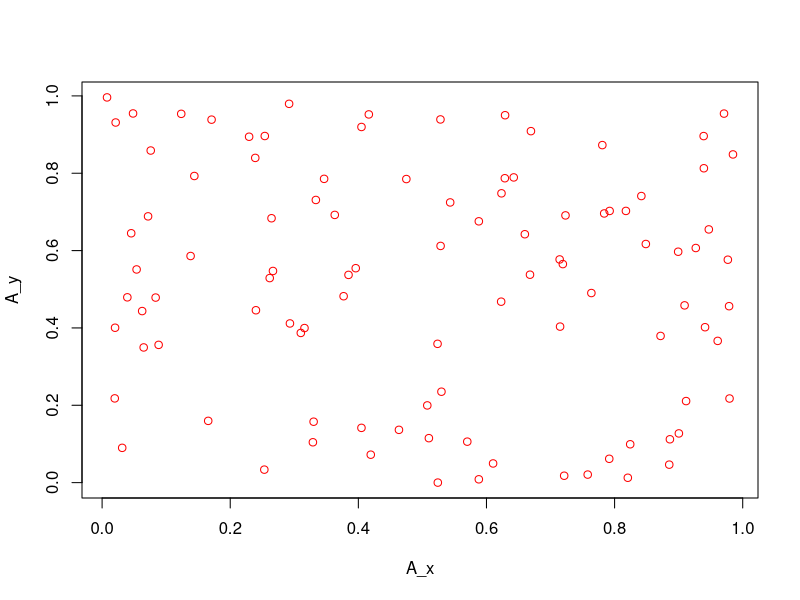
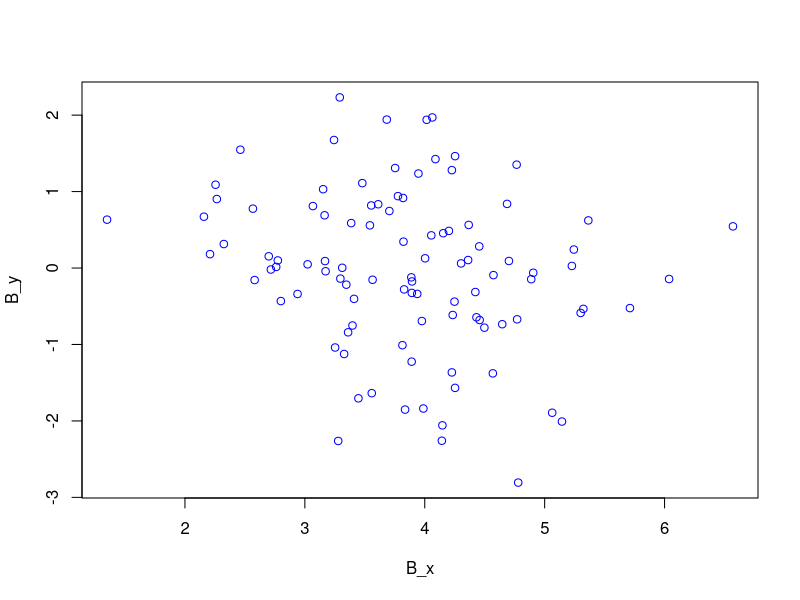
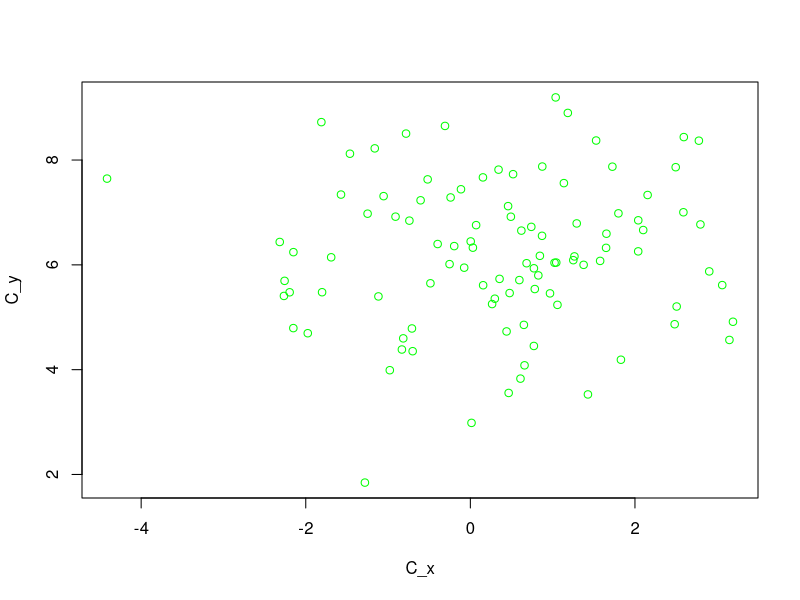
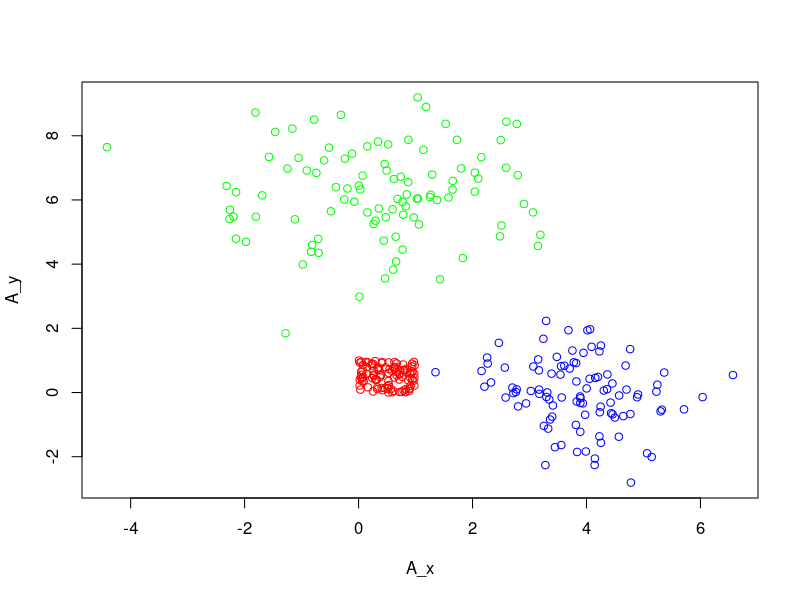
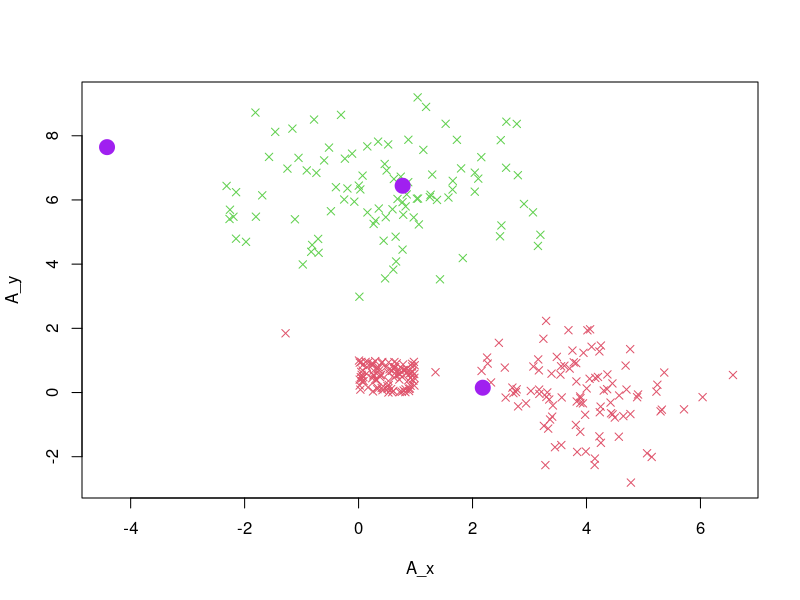

Write R code to recreate these figures, in order. (Note: this script raises an error after producing the figures.)
# TP 3 d'Analyse de Donnée - Romain Duret

###### EXERCICE 1 : Générer des points du plan (m points), sous la forme d'un tableau ou d'une matrice
###### (matrice à m lignes et 2 colonnes). Les classes pourront être representés par des valeurs binaires
###### Les distances entre classes seront simplement les distances euclidiennes entre les centres des classes.
##### 1 : Génération de nuages de points (m = 300 points, 3 modes de génération)

nombre_point_par_generation = 100
m = nombre_point_par_generation*3

### a : génération de x et y uniformes sur [0;1]

A_x = runif(nombre_point_par_generation, min = 0, max = 1)
A_y = runif(nombre_point_par_generation, min = 0, max = 1)
matrice_A <- cbind(A_x, A_y)
plot(A_x, A_y, col = "red")

### b : génération de x et y gaussiennes (indépendantes) de variance 1 (moyenne de x : 4, y centrée)

# mean = moyenne de la variable. 0 = variable centrée
# sd = écart type. De variance 1 donc on doit mettre la racine carrée de la variance.
B_x = rnorm(nombre_point_par_generation, mean = 4, sd = sqrt(1)) 
B_y = rnorm(nombre_point_par_generation, mean = 0, sd = sqrt(1))
matrice_B <- cbind(B_x, B_y)
plot(B_x, B_y, col = "blue")

### c : génération de x et y gaussiennes (indépendantes) de variance 2 (moyenne de x : 0,5, y de moyenne : 6)

C_x = rnorm(nombre_point_par_generation, mean = 0.5, sd = sqrt(2)) 
C_y = rnorm(nombre_point_par_generation, mean = 6, sd = sqrt(2))
matrice_C <- cbind(C_x, C_y)
plot(C_x, C_y, col = "green")

# Union des 3 groupes en une valeur : 
valeurs <- rbind(matrice_A, matrice_B, matrice_C)
rownames(valeurs)<-c(1:300) #nommage
colors <- matrix(1, nrow = nombre_point_par_generation, ncol = 1)
colors2 <- matrix(2, nrow = nombre_point_par_generation, ncol = 1)
colors3 <- matrix(3, nrow = nombre_point_par_generation, ncol = 1)
Z <- rbind(colors,colors2,colors3)

### On visualisera l'ensemble des points obtenus :
plot(valeurs, col = c("red", "blue", "green")[Z])

###### EXERCICE 2 : Fonction de classification ascendante hiérarchique, où K (nombre de classe final) spécifiée en entrée
###### Sortie : matrice binaire (m lignes, K colonnes) représentant la classification.

###### Gestion des classes faite par matrice carrée C d'ordre ùm, initialement matrice identité, pour laquelle
###### la fusion des classes(i, j) conduit à faire la somme des lignes, remplaçant la ligne i, la ligne j étant mise à 0
###### On calculera pour la nouvelle classe la distance aux autres classes, toutes les distances étant sous forme d'un
###### tableau, qui sera donc également actualisé dans la boucle.

###### Les calculs de moyennes par classe sont calculés pour chaque nouvelle classe. A chaque classe, on associe
###### sa moyenne et son nombre de point. POur l'agrégation des classes, on choisit les classes la distance minimale.

# Fonction de classification ascendante hiérarchique
# Entrée valeurs : tout les points
# Entrée K : nombre de classe finale 
# Entrée m : nombre de points
# Sortie : matrice_binaire de taille (m lignes, K colonnes) représentant la classication
fonction_classification_ascendante_hierarchque = function(valeurs, K, m){
  
  # matrice distance contenant les distance entre tout les points de la matrice
  dist <- as.matrix(dist(valeurs,method="euclidean"))

  #  on enleve les valeurs inutiles : 
  dist[upper.tri(dist)] <- NA 
  diag(dist) <- NA

  # tant que nombre de ligne de dist > nombre de classes
  while(nrow(dist) > K){
    # recherce de la distance minimum :
    
    elim <- which(dist==min(dist,na.rm=T),arr.ind = T)
    
    # et on recupère la position : 
    elim_X <- elim[,1]
    elim_Y <- elim[,2]
    # calcul moyenne :
    moyenne_X <- (valeurs[elim_X,1] + valeurs[elim_Y,1]) / 2
    moyenne_Y <- (valeurs[elim_X,2] + valeurs[elim_Y,2]) / 2
    
    # remplace ligne par moyenne des deux lignes :
    valeurs[elim_X,1] <- moyenne_X
    valeurs[elim_X,2] <- moyenne_Y
    
    # renommage des lignes :
    rownames(valeurs)[elim_X]<-paste(rownames(valeurs)[elim_X],rownames(valeurs)[elim_Y])
    
    # suppression ligne fusionné :
    valeurs <- valeurs[-elim_Y,]
    dist <- dist[-elim_Y,]
    dist <- dist[,-elim_Y] 
    
    # on recaclul la matrice distance : 
    dist <- as.matrix(dist(valeurs,method="euclidean"))
    dist[upper.tri(dist)] <- NA
    diag(dist) <- NA
  }
  
  # retourne la matrice avec les centres des classes 
  return (valeurs)
}

###### EXERCICE 3 : Représentation du nuage de point, coloré en fonction des index des classes.

# Utilisation du code : 
C <- fonction_classification_ascendante_hierarchque(valeurs, 3, m)
print(C)

# Récupération des points dans chaque classe : 
tableau <- rownames(C)
classe1 <- as.numeric(unlist(strsplit(tableau[1]," ")))
classe2 <- as.numeric(unlist(strsplit(tableau[2]," ")))
classe3 <- as.numeric(unlist(strsplit(tableau[3]," ")))

# Regroupement des points avec les classes associées :
classe <- cbind(valeurs, c(0))
for(i in 1:length(classe1)){
  classe[classe1[i],3] <- 1
}
for(i in 1:length(classe2)){
  classe[classe2[i],3] <- 2
}
for(i in 1:length(classe3)){
  classe[classe3[i],3] <- 3
}
C <- cbind(C, c(1,2,3))

# affichage nuages de points avec les centres de classes :
plot(classe, pch=4, col=factor(classe[,3]))
points(C, pch=19, col="purple", bg=factor(C[,3]), cex=2)

######  Vérification avec le programme donné :
D <- dist(matrice, method = "euclidean")
AscHierarchique <- hclust(D, method= "complete")
plot(AscHierarchique, cex = 0.6, hang = -1)
cluster = cutree(AscHierarchique,3)

###### le centre de chaque classe, avec l'intertie relative intra-classe : 
inertie <- sort(AscHierarchique$height, decreasing = TRUE)
plot(inertie[1:20], type = "s", xlab = "Nombre de classes", ylab = "Inertie")
points(c(2, 3, 4), inertie[c(2, 3, 4)], col = c("green", "red", 
                                                 "blue"), cex = 2.5, lwd = 4)

# coloriage du dendrogramme avec les classes choisis :
plot(AscHierarchique, labels = FALSE, main = "Partition en 2, 3 et 4 classes", 
     axes = FALSE, hang = -1)
rect.hclust(AscHierarchique, 2, border = "green")
rect.hclust(AscHierarchique, 3, border = "red")
rect.hclust(AscHierarchique, 4, border = "blue")

# fonction de calcul des barycentres
barycentre2 <- function(dfxy, fac, wt = rep(1, length(fac))){
  f1 <- function(cl) {
    n <- length(cl)
    cl <- as.factor(cl)
    x <- matrix(0, n, length(levels(cl)))
    x[(1:n) + n * (unclass(cl) - 1)] <- 1
    dimnames(x) <- list(names(cl), levels(cl))
    data.frame(x)
  }
  dfdistri <- f1(fac) * wt
  dfdistri <- t(t(dfdistri)/unlist(lapply(dfdistri, sum)))
  coo2 <- t(dfdistri) %*% as.matrix(data.frame(dfxy))
  rownames(coo2) <- levels(fac)
  coo2
}

ba1 <- barycentre2(valeurs, cluster)
print(ba1)

# Distance entre barycentre du nuage de point et le barycentre des classes
# le tout multiplié par le nombre de valeurs : 
db1 <- colSums((t(ba1) - colMeans(valeurs))^2) * table(cluster)

print(db1)
# l'inertie inter (% de l'inertie totale) : 
internie_inter <- sum(db1)/sum((t(valeurs)-colMeans(valeurs))^2)
print(internie_inter)

# l'inertie intra (1 - internie inter) :
internie_intra <- 1 - internie_inter
print(internie_intra)

